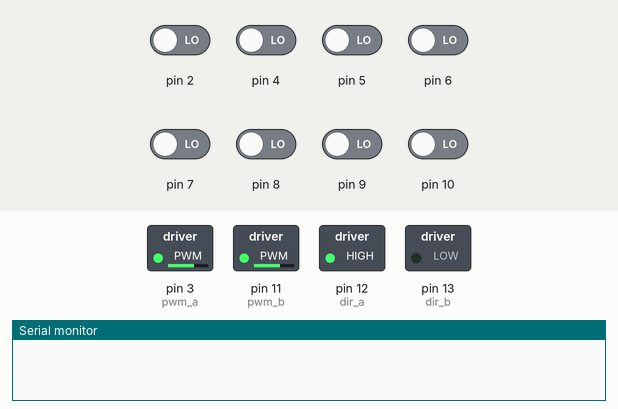
This sketch was run on a simulated Arduino Uno, built with avr-gcc and run on an emulated ATmega328P. Shown: switched loads named in the sketch (green lamp = pin HIGH), the last lines printed to the serial monitor. The inputs (shaded band) are chosen by the test bench; at power-on: pin 2, pin 4–10 LOW.

Above: at 5.3 s.
5.4 s: pin 9 driven HIGH
At 6.2 s:
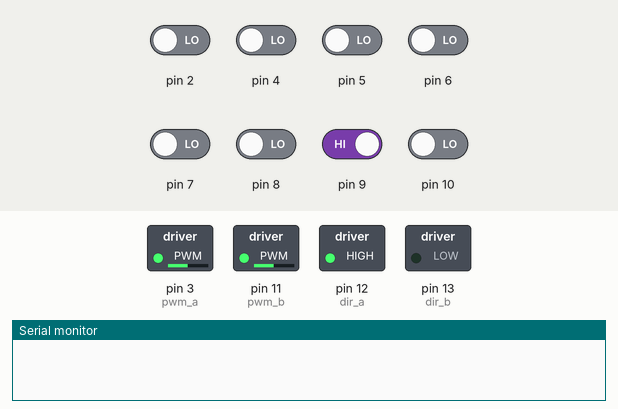
6.9 s: pin 2 driven HIGH
At 8.3 s:
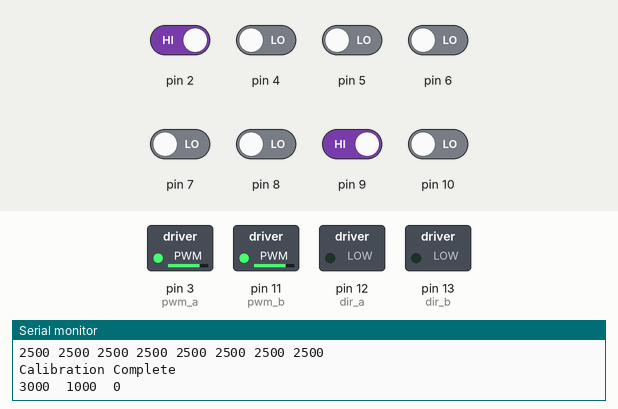
9.4 s: pin 2 driven LOW
At 10.7 s:
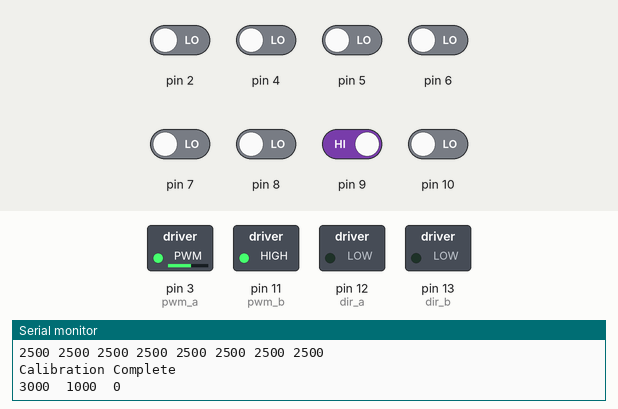
11.0 s: pin 9 driven LOW
At 11.9 s:
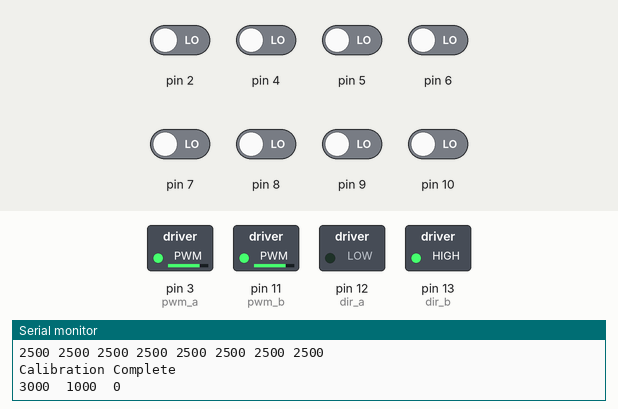
12.8 s: pin 4 driven HIGH
At 14.0 s:
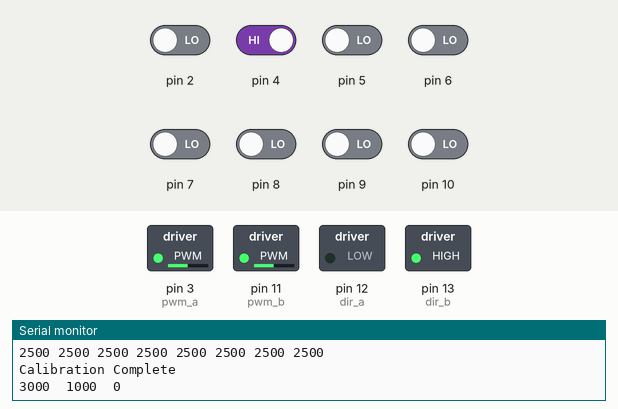
14.3 s: pin 10 driven HIGH
At 15.6 s:
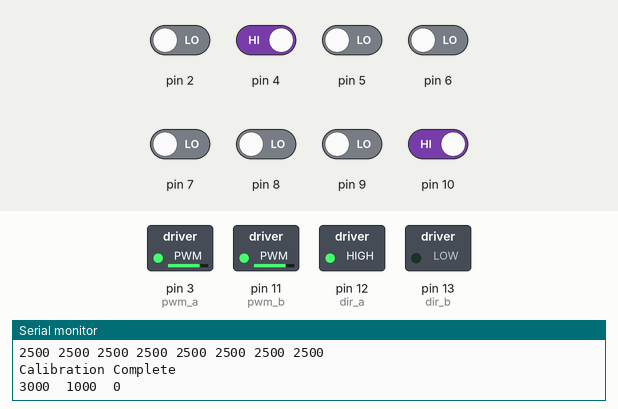
Timing chart, 0 to 17.1 s (numbered marks = the images above; inputs shaded):
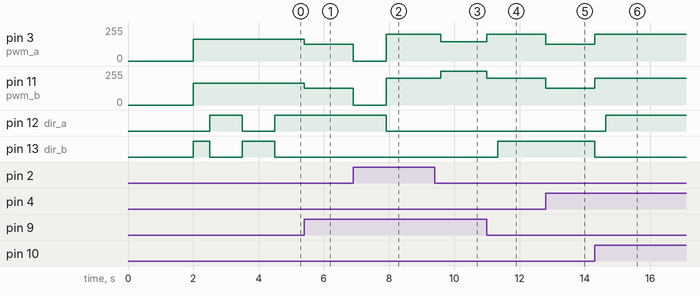

Measured:
- after the input at 5.4 s, pin 3 (pwm_a), pin 11 (pwm_b): 165/255 → 125/255 at once
- after the input at 6.9 s, pin 3 (pwm_a), pin 11 (pwm_b): 125/255 → 0/255 at once, → 200/255 1.0 s later; pin 12 (dir_a): HIGH → LOW after 1.0 s
- after the input at 9.4 s, pin 3 (pwm_a): 200/255 → 145/255 after 0.18 s; pin 11 (pwm_b): 200/255 → 255/255 after 0.18 s
- after the input at 11.0 s, pin 3 (pwm_a): 145/255 → 200/255 at once; pin 11 (pwm_b): 255/255 → 200/255 at once; pin 13 (dir_b): LOW → HIGH after 0.33 s
- after the input at 12.8 s, pin 3 (pwm_a), pin 11 (pwm_b): 200/255 → 125/255 at once
- after the input at 14.3 s, pin 3 (pwm_a), pin 11 (pwm_b): 125/255 → 200/255 at once; pin 12 (dir_a): LOW → HIGH after 0.33 s; pin 13 (dir_b): HIGH → LOW at once

The sketch:

QTR_1.ino
```cpp
#include <QTRSensors.h>
#define NUM_SENSORS   8
#define TIMEOUT       2500
#define EMITTER_PIN   QTR_NO_EMITTER_PIN

QTRSensorsRC qtrrc((unsigned char[]) {2, 4, 5, 6, 7, 8, 9,10},NUM_SENSORS, TIMEOUT, EMITTER_PIN);
unsigned int sensorValues[NUM_SENSORS];
unsigned int line_position=0;


int pwm_a = 3;
int pwm_b = 11;
int dir_a = 12;
int dir_b = 13;

int calSpeed = 165;
int turnSpeed = 200;
int turnSpeedSlow = 125;
int drivePastDelay = 300;


float error=0;
float lastError=0;
float PV =0 ;
float kp = 0;
float ki = 0;
float kd =0;
int m1Speed=0;
int m2Speed=0;
int motorspeed=0;
char path[100] = "";
unsigned char path_length = 0;

void setup()
{
  pinMode(pwm_a, OUTPUT);
  pinMode(pwm_b, OUTPUT);
  pinMode(dir_a, OUTPUT);
  pinMode(dir_b, OUTPUT);

  analogWrite(pwm_a, 0);
  analogWrite(pwm_b, 0);

  Serial.begin(115200);
  delay(2000);
    for (int i = 0; i <= 100; i++)
  {

    if (i==0 || i==60)
    {
       digitalWrite(dir_a, LOW);
       analogWrite(pwm_a, calSpeed);
       digitalWrite(dir_b, HIGH);
       analogWrite(pwm_b, calSpeed);
    }

    else if (i==20 || i==100)
    {
       digitalWrite(dir_a, HIGH);
       analogWrite(pwm_a, calSpeed);
       digitalWrite(dir_b, LOW);
       analogWrite(pwm_b, calSpeed);
    }

    qtrrc.calibrate();

  }
  line_position = qtrrc.readLine(sensorValues);

  while (sensorValues[6] < 200)
  {
    line_position = qtrrc.readLine(sensorValues);
  }

  analogWrite(pwm_a, turnSpeedSlow);
  analogWrite(pwm_b, turnSpeedSlow);

  while (line_position > 4350)
  {
    line_position = qtrrc.readLine(sensorValues);
  }


  analogWrite(pwm_b, 0);
  analogWrite(pwm_a, 0);

   for (int i = 0; i < NUM_SENSORS; i++)
  {
    Serial.print(qtrrc.calibratedMinimumOn[i]);
    Serial.print(' ');
  }
  Serial.println();

   for (int i = 0; i < NUM_SENSORS; i++)
  {
    Serial.print(qtrrc.calibratedMaximumOn[i]);
    Serial.print(' ');
  }
  Serial.println();
  Serial.println();
  Serial.println("Calibration Complete");
  delay(1000);

}

void loop()
{
  unsigned int line_position = qtrrc.readLine(sensorValues);

  Serial.print(line_position);
  Serial.print("  ");
  Serial.print(sensorValues[0]);
  Serial.print("  ");
  Serial.println(sensorValues[7]);

  MazeSolve();

  Serial.print("::");
  Serial.print(error);
  Serial.print('\t');
  Serial.print(PV);
  Serial.print('\t');
  Serial.print(m1Speed);
  Serial.print('\t');
  Serial.print(m2Speed);
  Serial.print('\t');
  Serial.print(lastError);
  Serial.print('\t');

}


void follow_line()  //follow the line
{

  lastError = 0;

  while(1)
  {

    line_position = qtrrc.readLine(sensorValues);
    switch(line_position)
    {

        default:
        error = (float)line_position - 3500;

        kp=0.5;
        kd=1;

        PV = kp * error + kd * (error - lastError);
        lastError = error;

        if (PV > 55)
        {
         PV = 55;
        }

        if (PV < -55)
        {
          PV = -55;
        }

        m1Speed = 200 + PV;
        m2Speed = 200 - PV;

        //set motor speeds
        digitalWrite(dir_a, LOW);
        analogWrite(pwm_a, m2Speed);
        digitalWrite(dir_b, LOW);
        analogWrite(pwm_b, m1Speed);
        break;
    }

    if(sensorValues[1] < 100 && sensorValues[2] < 100 && sensorValues[3] < 100 && sensorValues[4] < 100 && sensorValues[5] < 100 && sensorValues[6] < 100)
    {
      return;
    }

    else if(sensorValues[0] > 200 || sensorValues[7] > 200)
    {
      return;
    }

  }

}


void turn(char dir)
{
  switch(dir)
  {
    case 'L':
      digitalWrite(dir_a, HIGH);
      analogWrite(pwm_a, turnSpeed);
      digitalWrite(dir_b, LOW);
      analogWrite(pwm_b, turnSpeed);

      line_position = qtrrc.readLine(sensorValues);

      while (sensorValues[6] <200)
      {
        line_position = qtrrc.readLine(sensorValues);
      }

      analogWrite(pwm_a, turnSpeedSlow);
      analogWrite(pwm_b, turnSpeedSlow);

      while (line_position > 4350)
      {
        line_position = qtrrc.readLine(sensorValues);
      }

      analogWrite(pwm_b, 0);
      analogWrite(pwm_a, 0);
      break;

    case 'R':
      digitalWrite(dir_a, LOW);
      analogWrite(pwm_a, turnSpeed);
      digitalWrite(dir_b, HIGH);
      analogWrite(pwm_b, turnSpeed);

      line_position = qtrrc.readLine(sensorValues);

      while (sensorValues[1] <200)
      {
        line_position = qtrrc.readLine(sensorValues);
      }

      analogWrite(pwm_a, turnSpeedSlow);
      analogWrite(pwm_b, turnSpeedSlow);

      while (line_position < 3250)
      {
        line_position = qtrrc.readLine(sensorValues);
      }

      analogWrite(pwm_a, 0);
      analogWrite(pwm_b, 0);
      break;

      case 'B':
      digitalWrite(dir_a, LOW);
      analogWrite(pwm_a, turnSpeed);
      digitalWrite(dir_b, HIGH);
      analogWrite(pwm_b, turnSpeed);

      line_position = qtrrc.readLine(sensorValues);

      while (sensorValues[1] <200)
      {
        line_position = qtrrc.readLine(sensorValues);
      }

      analogWrite(pwm_a, turnSpeedSlow);
      analogWrite(pwm_b, turnSpeedSlow);

      while (line_position < 3250)
      {
        line_position = qtrrc.readLine(sensorValues);
      }


      analogWrite(pwm_a, 0);
      analogWrite(pwm_b, 0);
      break;

     case 'S':
      break;
  }
}


char select_turn(unsigned char found_left, unsigned char found_straight, unsigned char found_right)
{
  if(found_left)
    return 'L';
  else if(found_straight)
    return 'S';
  else if(found_right)
    return 'R';
  else
    return 'B';
}


void simplify_path()
{
  if(path_length < 3 || path[path_length-2] != 'B')
    return;

  int total_angle = 0;
  int i;
  for(i=1;i<=3;i++)
  {
    switch(path[path_length-i])
    {
      case 'R':
        total_angle += 90;
  break;
      case 'L':
  total_angle += 270;
  break;
      case 'B':
  total_angle += 180;
  break;
    }
  }

  total_angle = total_angle % 360;

  switch(total_angle)
  {
    case 0:
  path[path_length - 3] = 'S';
  break;
    case 90:
  path[path_length - 3] = 'R';
  break;
    case 180:
  path[path_length - 3] = 'B';
  break;
    case 270:
  path[path_length - 3] = 'L';
  break;
  }


  path_length -= 2;

}


void MazeSolve()
{

  while(1)
  {
    follow_line();
    digitalWrite(dir_a, LOW);
    analogWrite(pwm_a, 200);
    digitalWrite(dir_b, LOW);
    analogWrite(pwm_b, 200);
    delay(25);

    unsigned char found_left=0;
    unsigned char found_straight=0;
    unsigned char found_right=0;

    line_position = qtrrc.readLine(sensorValues);

    if(sensorValues[0] > 200)
    found_right = 1;
    if(sensorValues[7] > 200)
    found_left = 1;

    digitalWrite(dir_a, LOW);
    analogWrite(pwm_a, 200);
    digitalWrite(dir_b, LOW);
    analogWrite(pwm_b, 200);
    delay(drivePastDelay);

    line_position = qtrrc.readLine(sensorValues);
    if(sensorValues[1] > 200 || sensorValues[2] > 200 || sensorValues[3] > 200 || sensorValues[4] > 200 || sensorValues[5] > 200 || sensorValues[6] > 200)
    found_straight = 1;

    if(sensorValues[1] > 600 && sensorValues[2] > 600 && sensorValues[3] > 600 && sensorValues[4] > 600 && sensorValues[5] > 600 && sensorValues[6] > 600)
    break;

    unsigned char dir = select_turn(found_left, found_straight, found_right);

    turn(dir);

    path[path_length] = dir;
    path_length ++;

    simplify_path();
  }
    while(1)
  {
    analogWrite(pwm_a, 0);  // stop both motors
    analogWrite(pwm_b, 0);

    // while(1){};


    line_position = qtrrc.readLine(sensorValues);

    while(sensorValues[1] > 200 && sensorValues[2] > 200 && sensorValues[3] > 200 && sensorValues[4] > 200 && sensorValues[5] > 200 && sensorValues[6] > 200)

    {
      line_position = qtrrc.readLine(sensorValues);
      delay(50);
    }

    while(1)
    {
      line_position = qtrrc.readLine(sensorValues);
      if(sensorValues[2] > 200 || sensorValues[3] > 200 || sensorValues[4] > 200 || sensorValues[5] > 200 && sensorValues[0]
      < 200 && sensorValues[1] < 200 && sensorValues[6] < 200 && sensorValues[7] < 200)
      break;
      delay(50);
    }

    delay(2000);


    int i;
    for(i=0;i<path_length;i++)
    {
      follow_line();

      digitalWrite(dir_a, LOW);
      analogWrite(pwm_a, 200);
      digitalWrite(dir_b, LOW);
      analogWrite(pwm_b, 200);
      delay(drivePastDelay);

          turn(path[i]);
    }


    follow_line();

      digitalWrite(dir_a, LOW);
      analogWrite(pwm_a, 200);
      digitalWrite(dir_b, LOW);
      analogWrite(pwm_b, 200);
      delay(drivePastDelay);

  }

}
```
